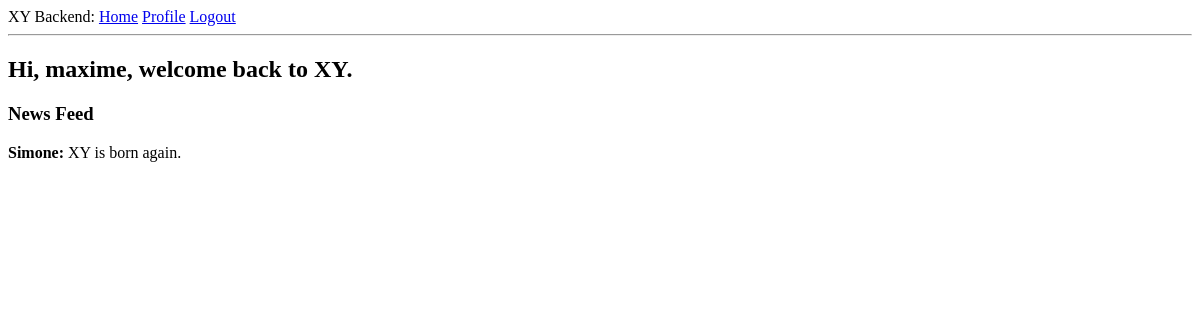
The page /index (signed in) on the database as committed earlier.
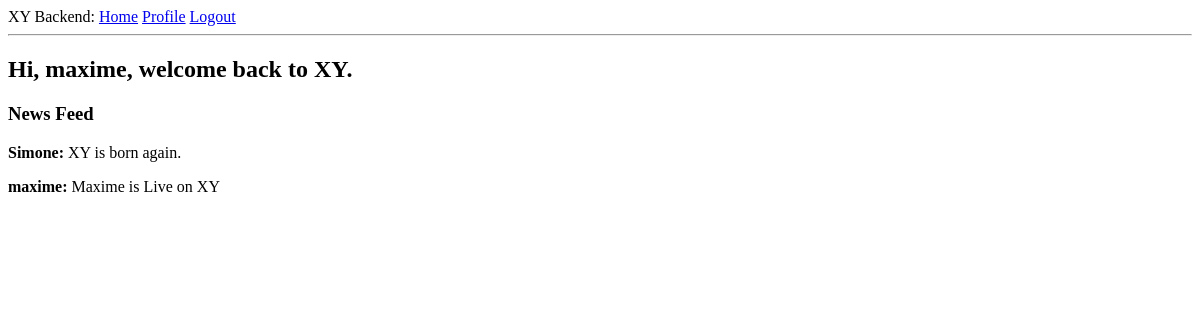
The same page on the database as committed later.
### app/models.py (models this page shows, shortened)
class Post(db.Model):
    id = db.Column(db.Integer, primary_key=True)
    body = db.Column(db.String(140))
    timestamp = db.Column(db.DateTime, index=True, default=datetime.utcnow)
    user_id = db.Column(db.Integer, db.ForeignKey('user.id'))

class User(UserMixin, db.Model):
    id = db.Column(db.Integer, primary_key=True)
    username = db.Column(db.String(64), index=True, unique=True)
    email = db.Column(db.String(120), index=True, unique=True)
    password_hash = db.Column(db.String(128))
    posts = db.relationship('Post', backref='author', lazy='dynamic')
    about_me = db.Column(db.String(140))
    last_seen = db.Column(db.DateTime, default=datetime.utcnow)

### app/routes.py (the view)
@app.route('/')
@app.route('/index')
@login_required
def index():
    posts = posts = Post.query.all()
    return render_template('index.html', title='Home', posts=posts)

### app/models.py (called while the page is built)
@login.user_loader
def load_user(id):
    return User.query.get(int(id))

### app/routes.py (called while the page is built)
@app.before_request
def before_request():
    if current_user.is_authenticated:
        current_user.last_seen = datetime.utcnow()
        db.session.commit()

### app/templates/index.html (shortened to what this page needs)
{% extends "base.html" %}
{% block content %}
<html>
    <head>
    </head>
    <body>
        <h2>Hi, {{ current_user.username }}, welcome back to XY.</h2>
        <h3>News Feed</h3>
        {% for post in posts %}
            <div><p><b>{{ post.author.username }}:</b> {{ post.body }}</p></div>
        {% endfor %}
    </body>
</html>
{% endblock %}

Rows that differ between the two databases and show on the page:
added Post: author.username "maxime", body "Maxime is Live on XY"
